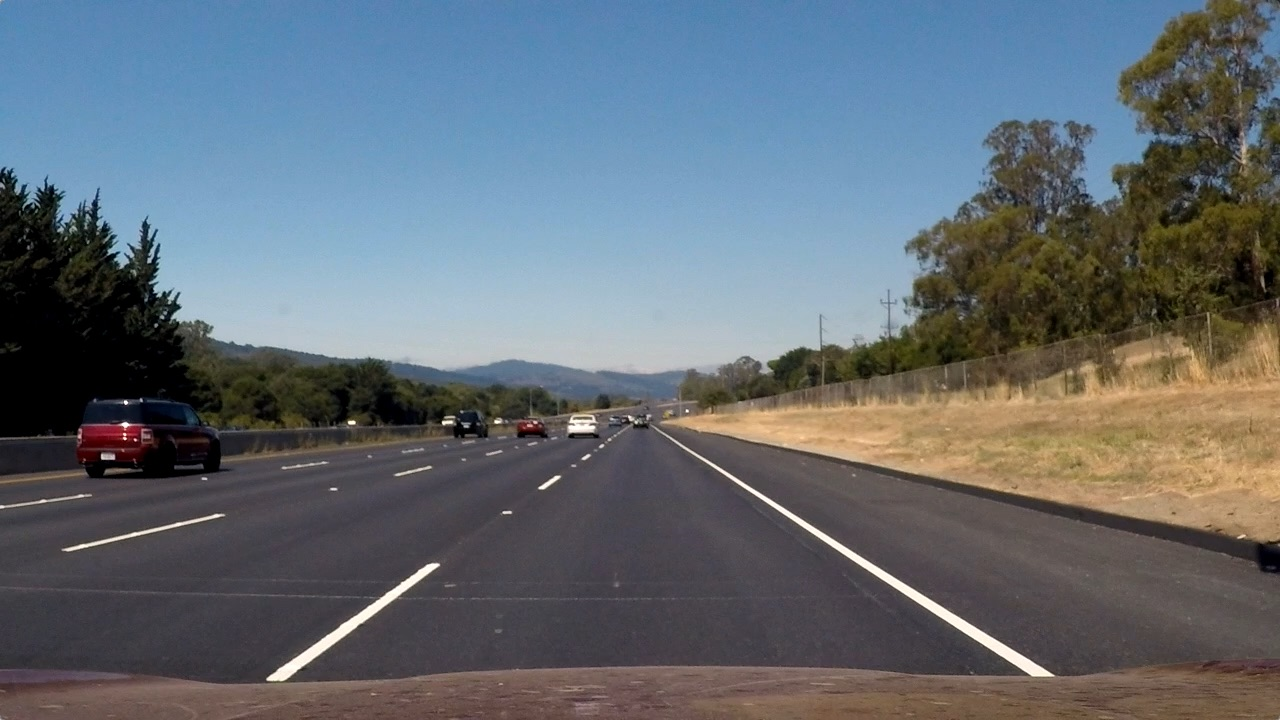
#> input picture 96-advanced-lane-line-detection-master/advanced-lane-line-detection-master/test_images/straight_lines2.jpg, 1280 x 720 px; its folder holds only this picture in this run
$ jupyter execute --allow-errors interactive_evaluation.ipynb   (shell and % lines are left out)   (older library calls are emulated)
#> lines starting #> are read from the running program, lines starting #| are printed output that depends on the picture; after the words box and inside, x2 and y2 are one past the last pixel; in counts of white or black regions, pixels touching at a corner belong together
### 096-advanced-lane-line-detection-master/advanced-lane-line-detection-master/src/Binarizer.py
"""Binarizer"""
import numpy as np
import cv2


class Binarizer():
    """Binarizer - processes an image"""

    def __init__(self):
        """Initialize member variables"""
        self.sobelx = None
        self.sobely = None

    # [36 lines left out: functions process, abs_sobel_threshold, not called in this run]

### 096-advanced-lane-line-detection-master/advanced-lane-line-detection-master/src/CameraCalibrator.py
"""Camera Calibrator"""
import cv2
import pickle
import numpy as np


class CameraCalibrator():
    """Camera Calibrator"""

    def __init__(self):
        """Initialize camera calibrator"""
        self.dist_coefficients = None
        self.undistort_matrix = None

    # [49 lines left out: functions calibrate, undistort, saveParameters, loadParameters, not called in this run]

### 096-advanced-lane-line-detection-master/advanced-lane-line-detection-master/src/Lane.py
"""Define a class to track the lane"""
import cv2
import numpy as np

from Line import Line


class Lane():
    """Represents a road lane"""

    def __init__(self, image_size):
        """Constuct the object."""
        self.left_line = Line(frame_memory=7)
        self.right_line = Line(frame_memory=7)

        self.xm_per_pix = 3.7 / 700  # meters per pixel in x dimension
        self.ym_per_pix = 30 / 720  # meters per pixel in y dimension

        self.polynom_search_margin = 100

        self.image_size = image_size  # Size of input images, usually (720, 1280)

        self.center_polynom = None
        self.center_curvature = 0.0
        self.center_offset = 0.0

        self.undetected_frame_count = 0
        self.previos_detection = False

    # [208 lines left out: functions reset, detect_lane, check_detected_lines, find_line_centers, do_margin_based_search, do_sliding_window_search and 3 more, not called in this run]

### 96-advanced-lane-line-detection-master/advanced-lane-line-detection-master/src/Visualizer.py
"""Visualizer draws information on a given image"""
import cv2
import numpy as np


class Visualizer():
    """Draws various information into an image"""

    def __init__(self, warper):
        """Construct the object."""
        self.warper = warper

    # [66 lines left out: functions draw_debugging_output, draw_text_info, draw_lane_on_road, not called in this run]

### 096-advanced-lane-line-detection-master/advanced-lane-line-detection-master/src/Warper.py
"""Warper"""
import cv2
import numpy as np


class Warper():
    """Image Warper"""

    def __init__(self):
        """Initialize image warper"""
        src_top_left = [590, 450]
        src_top_right = [685, 450]
        src_bottom_right = [1120, 720]
        src_bottom_left = [190, 720]

        dest_top_left = [src_bottom_left[0] + (src_top_left[0] - src_bottom_left[0]) / 2, 0]
        dest_top_right = [src_top_right[0] + (src_bottom_right[0] - src_top_right[0]) / 2, 0]
        dest_bottom_right = [src_top_right[0] + (src_bottom_right[0] - src_top_right[0]) / 2, 720]
        dest_bottom_left = [src_bottom_left[0] + (src_top_left[0] - src_bottom_left[0]) / 2, 720]

        # [8 lines of commented-out code are left out]

        src_warp = np.float32([src_top_left, src_top_right, src_bottom_right, src_bottom_left])
        dest_warp = np.float32([dest_top_left, dest_top_right, dest_bottom_right, dest_bottom_left])

        self.warp_matrix = cv2.getPerspectiveTransform(src_warp, dest_warp)
        self.warp_matrix_inverse = cv2.getPerspectiveTransform(dest_warp, src_warp)

    # [9 lines left out: functions warp, unWarp, not called in this run]

### 96-advanced-lane-line-detection-master/advanced-lane-line-detection-master/interactive_evaluation.ipynb
[cell 1]
# Process all test images in order to find the a good color space and thresholds
import cv2
import glob
import pickle
import matplotlib.pyplot as plt
import numpy as np

# Plot all graphical outputs inline


test_image_files = glob.glob('./test_images/*')

test_images = []

for file in test_image_files:
    img = cv2.imread(file)
#> img is the input picture: shape (720, 1280, 3); mean B, G, R 115.1, 107.7, 99.4
    img = cv2.cvtColor(img, cv2.COLOR_BGR2RGB)
    test_images.append(img)


print('Imgaes loaded')

[cell 2]
# Undistort the images
dist_pickle = pickle.load(open("./camera_cal/calibration_coefficients.p", "rb"))
#> (reads 96-advanced-lane-line-detection-master/advanced-lane-line-detection-master/camera_cal/calibration_coefficients.p from the repository)
mtx = dist_pickle["mtx"]
dist = dist_pickle["dist"]

undistorted_images = []

for img in test_images:
    undist = cv2.undistort(img, mtx, dist, None, mtx)
    undistorted_images.append(undist)
#> this loop made 1 pass
#> after the loop, undistorted_images = 1 item


print('Images undistorted')

[cell 3]
from Binarizer import Binarizer
binarizer = Binarizer()

fig = plt.figure()
fig.set_figwidth(16)
fig.set_figheight(20)

for index, img in enumerate(undistorted_images):
    # Check various threshold values
    yuv = cv2.cvtColor(img, cv2.COLOR_RGB2YUV)
    Y = yuv[:, :, 0]
    U = yuv[:, :, 1]
    V = yuv[:, :, 2]

    Y_binary = np.zeros_like(Y)
    Y_binary[(Y >= 200) & (Y <= 255)] = 1

    U_binary = np.zeros_like(U)
    U_binary[(U >= 200) & (U <= 255)] = 1

    V_binary = np.zeros_like(V)
    V_binary[(V >= 0) & (V <= 100)] = 1


    sobelx = cv2.Sobel(Y, cv2.CV_64F, 1, 0, ksize=13)
    sobely = cv2.Sobel(Y, cv2.CV_64F, 0, 1, ksize=13)

    abs_sobel_x = np.absolute(sobelx)
    scaled_sobel_x = np.uint8(255 * abs_sobel_x / np.max(abs_sobel_x))

    sobel_binary = np.zeros_like(scaled_sobel_x)
    sobel_binary[(scaled_sobel_x >= 20) & (scaled_sobel_x <= 100)] = 1


    abs_sobel_y = np.absolute(sobely)
    scaled_sobel_y = np.uint8(255 * abs_sobel_y / np.max(abs_sobel_y))

    sobel_binary_y = np.zeros_like(scaled_sobel_y)
    sobel_binary_y[(scaled_sobel_y >= 20) & (scaled_sobel_y <= 100)] = 1

    test = np.zeros_like(Y)
    test[(sobel_binary_y == 1) & (sobel_binary == 1) | (Y_binary == 1) | (V_binary == 1)] = 1

    test2 = np.zeros_like(Y)
    test2[(sobel_binary_y == 1) | (Y_binary == 1) | (V_binary == 1)] = 1

    test3 = np.zeros_like(Y)
    test3[(sobel_binary == 1) | (Y_binary == 1) | (V_binary == 1)] = 1

    combined = np.zeros_like(Y)
    combined[(Y_binary == 1) | (V_binary == 1)] = 1


    plot_index = index * 5
    ax = fig.add_subplot(9, 5, plot_index + 1)
    ax.imshow(img)
    ax.axis('off')
    plt.title('Original')

    ax = fig.add_subplot(9, 5, plot_index + 2)
    ax.imshow(test2, cmap='gray')
    ax.axis('off')
    plt.title('sobel_binary')

    ax = fig.add_subplot(9, 5, plot_index + 3)
    ax.imshow(test3, cmap='gray')
    ax.axis('off')
    plt.title('SobelY')

    ax = fig.add_subplot(9, 5, plot_index + 4)
    ax.imshow(test, cmap='gray')
    ax.axis('off')
    plt.title('Test')

    ax = fig.add_subplot(9, 5, plot_index + 5)
    ax.imshow(combined, cmap='gray')
    ax.axis('off')
    plt.title('Best')
#> this loop made 1 pass
#> plot_index on pass 1: 0
#> pass 1, `V = yuv[:, :, 2]`:
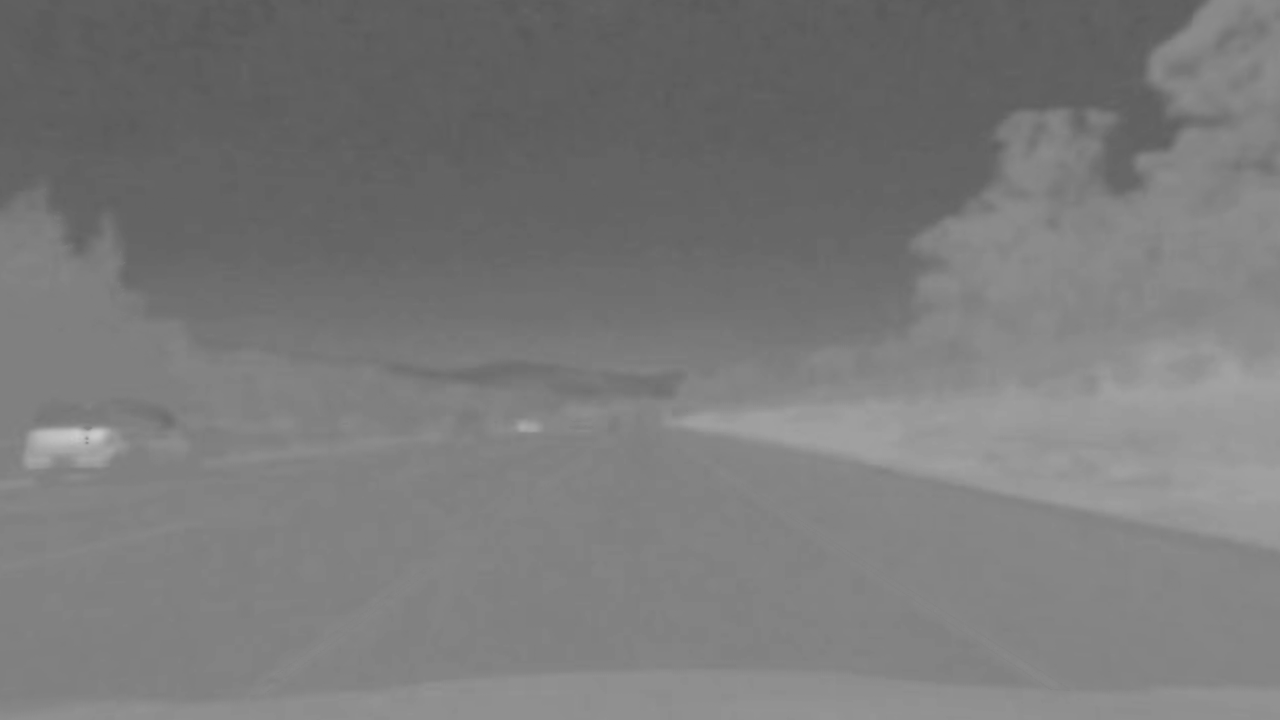
#> V: shape (720, 1280); min 88, max 203, mean 121.9
#> after the loop: U_binary: shape (720, 1280); every value is 0
#> after the loop:
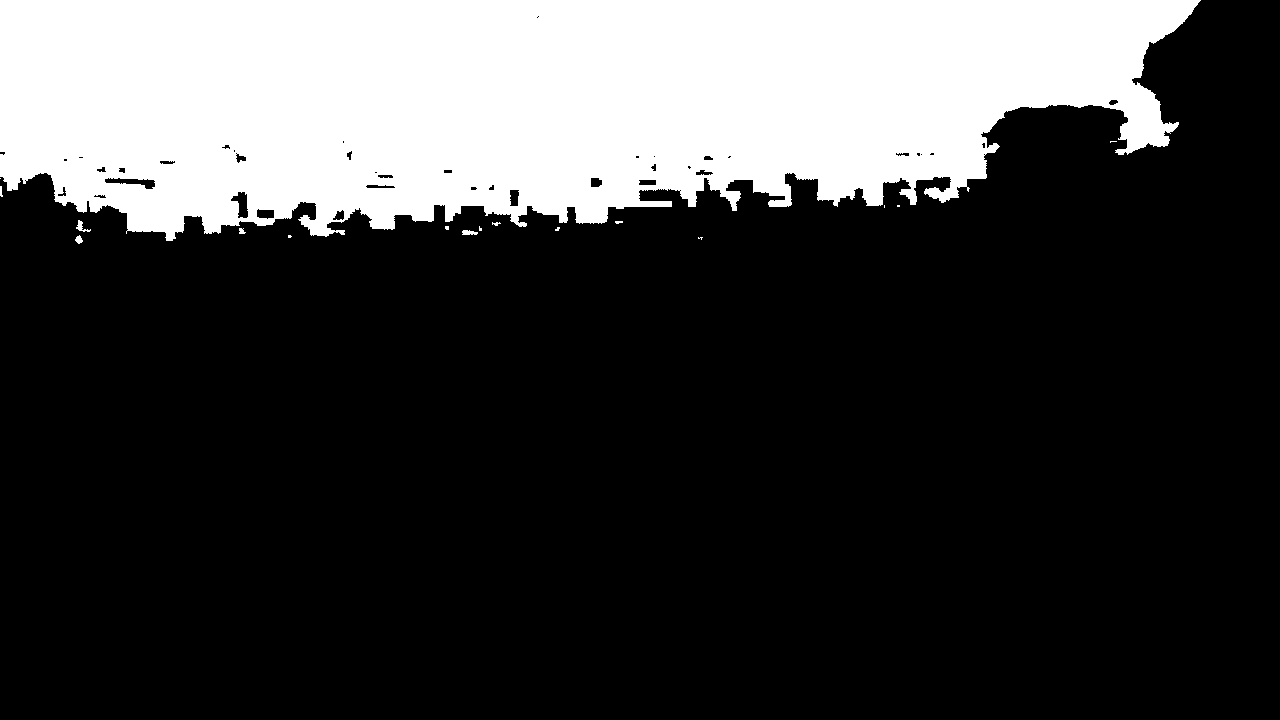
#> V_binary: shape (720, 1280); values 0 (black) and 1 (white), 24.3% white; 17 white regions (10 under 20 px), largest, box (x1, y1, x2, y2) and area: (0, 0, 1201, 241) 223480, (76, 220, 91, 232) 68, (462, 230, 478, 235) 62
#> after the loop: Y_binary: shape (720, 1280); values 0 (black) and 1 (white), 0.71% white; 41 white regions (30 under 20 px), largest, box (x1, y1, x2, y2) and area: (669, 437, 1074, 691) 3214, (245, 567, 435, 697) 2103, (4, 521, 201, 568) 488
#> after the loop: combined: shape (720, 1280); values 0 (black) and 1 (white), 25% white; 58 white regions (40 under 20 px), largest, box (x1, y1, x2, y2) and area: (0, 0, 1201, 241) 223480, (669, 437, 1074, 691) 3214, (245, 567, 435, 697) 2103
#> after the loop: sobel_binary: shape (720, 1280); values 0 (black) and 1 (white), 7.3% white; 1508 white regions (860 under 20 px), largest, box (x1, y1, x2, y2) and area: (645, 423, 1079, 694) 3927, (98, 203, 159, 335) 1934, (240, 564, 440, 701) 1924
#> after the loop:
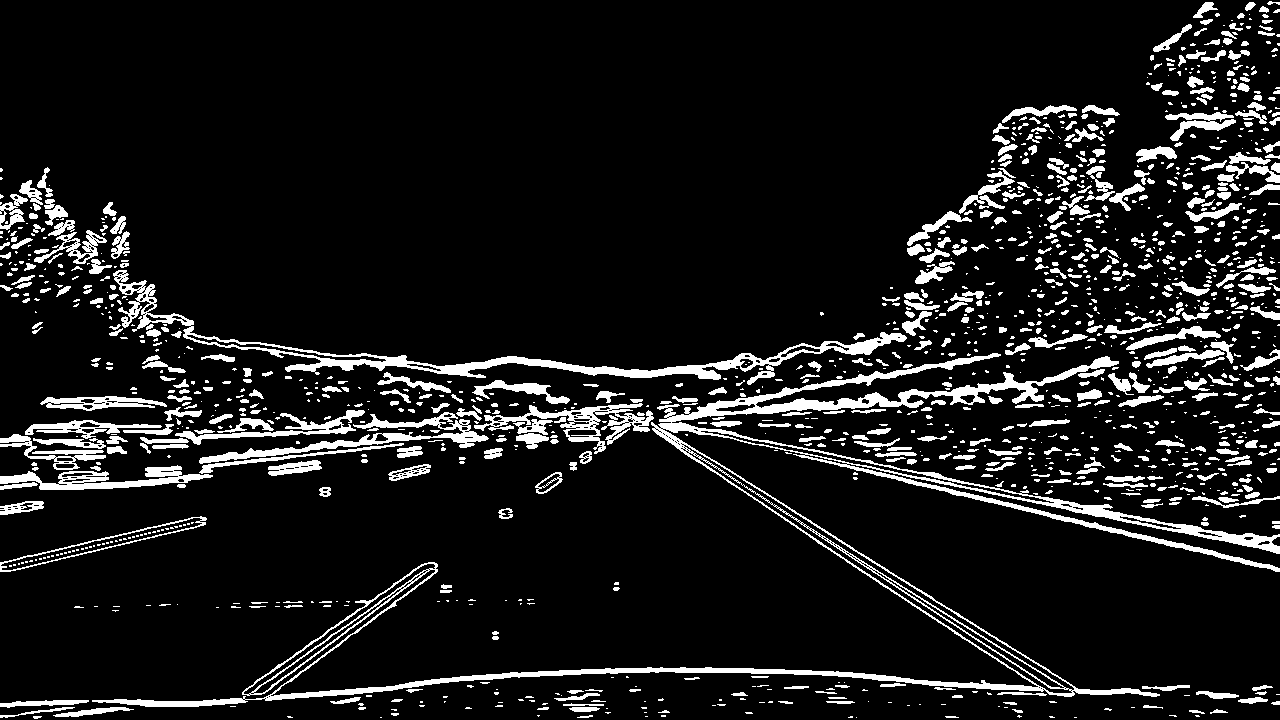
#> sobel_binary_y: shape (720, 1280); values 0 (black) and 1 (white), 10.1% white; 1438 white regions (854 under 20 px), largest, box (x1, y1, x2, y2) and area: (92, 353, 1280, 707) 22222, (113, 270, 907, 385) 7332, (199, 412, 489, 464) 2633
#> after the loop:
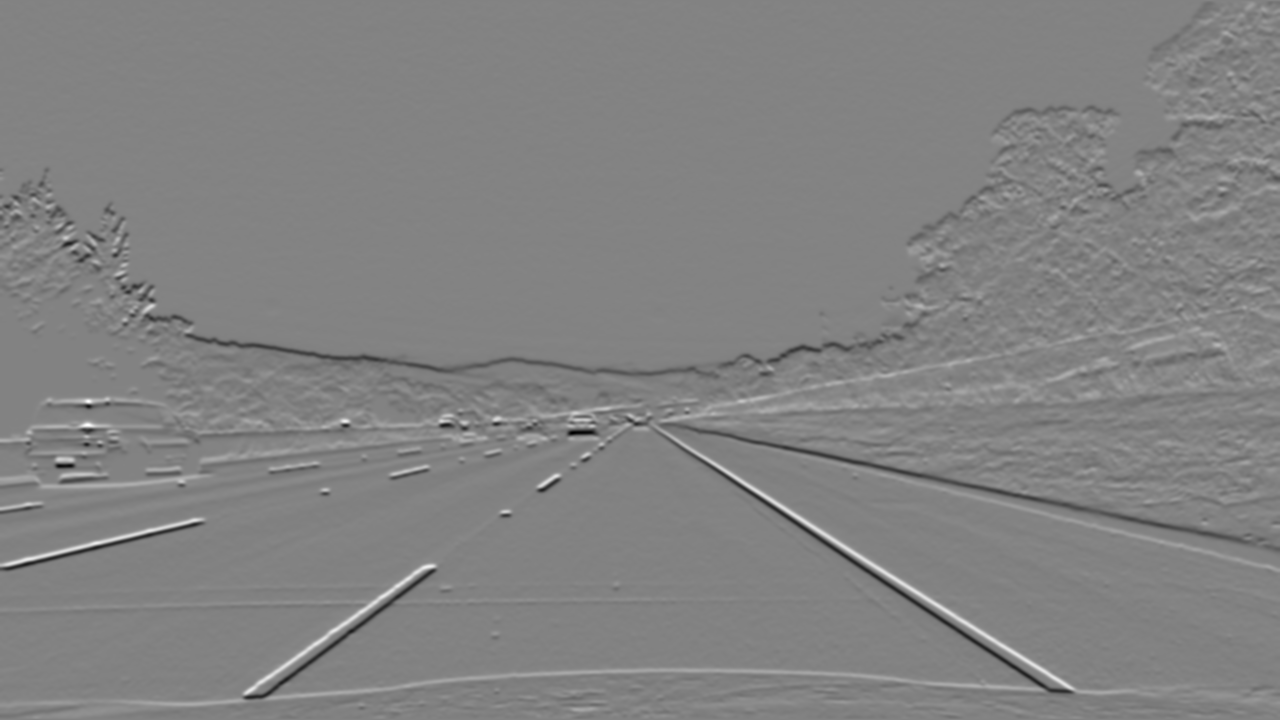
#> sobely: shape (720, 1280) float64; min -375092990, max 357154684, mean -325609.3; drawn with min black and max white
#> after the loop: test: shape (720, 1280); values 0 (black) and 1 (white), 27.9% white; 2092 white regions (1742 under 20 px), largest, box (x1, y1, x2, y2) and area: (0, 0, 1201, 241) 223924, (652, 426, 1079, 694) 5078, (245, 567, 435, 697) 2103
#> after the loop: test2: shape (720, 1280); values 0 (black) and 1 (white), 34.8% white; 1394 white regions (818 under 20 px), largest, box (x1, y1, x2, y2) and area: (0, 0, 1236, 259) 226709, (92, 353, 1280, 707) 25496, (113, 270, 907, 385) 7332
#> after the loop: test3: shape (720, 1280); values 0 (black) and 1 (white), 32% white; 1506 white regions (869 under 20 px), largest, box (x1, y1, x2, y2) and area: (0, 0, 1201, 335) 229241, (645, 423, 1079, 694) 5681, (240, 564, 440, 701) 3166

[cell 4]
# Check color spaces
for index, img in enumerate(undistorted_images):
    fig = plt.figure()
    fig.set_figwidth(16)
    fig.set_figheight(20)

    rgb = img
    gray = cv2.cvtColor(rgb, cv2.COLOR_RGB2GRAY)
    hls = cv2.cvtColor(rgb, cv2.COLOR_RGB2HLS)
    hsv = cv2.cvtColor(rgb, cv2.COLOR_RGB2HSV)
    YCrCb = cv2.cvtColor(rgb, cv2.COLOR_RGB2YCrCb)
    yuv = cv2.cvtColor(rgb, cv2.COLOR_RGB2YUV)

    # Print original and gray
    ax = fig.add_subplot(6, 3, 1)
    ax.imshow(rgb)
    plt.title('Original')

    ax = fig.add_subplot(6, 3, 2)
    ax.imshow(gray, cmap='gray')
    ax.axis('off')
    plt.title('Gray')

    # Print RGB
    ax = fig.add_subplot(6, 3, 4)
    ax.imshow(rgb[:,:,0], cmap='gray')
    ax.axis('off')
    plt.title('R')

    ax = fig.add_subplot(6, 3, 5)
    ax.imshow(rgb[:,:,1], cmap='gray')
    ax.axis('off')
    plt.title('G')

    ax = fig.add_subplot(6, 3, 6)
    ax.imshow(rgb[:,:,2], cmap='gray')
    ax.axis('off')
    plt.title('B')

    # Print HLS
    ax = fig.add_subplot(6, 3, 7)
    ax.imshow(hls[:,:,0], cmap='gray')
    ax.axis('off')
    plt.title('H')

    ax = fig.add_subplot(6, 3, 8)
    ax.imshow(hls[:,:,1], cmap='gray')
    ax.axis('off')
    plt.title('L')

    ax = fig.add_subplot(6, 3, 9)
    ax.imshow(hls[:,:,2], cmap='gray')
    ax.axis('off')
    plt.title('S')

    # Print HSV
    ax = fig.add_subplot(6, 3, 10)
    ax.imshow(hsv[:,:,0], cmap='gray')
    ax.axis('off')
    plt.title('H')

    ax = fig.add_subplot(6, 3, 11)
    ax.imshow(hsv[:,:,1], cmap='gray')
    ax.axis('off')
    plt.title('S')

    ax = fig.add_subplot(6, 3, 12)
    ax.imshow(hsv[:,:,2], cmap='gray')
    ax.axis('off')
    plt.title('V')

    # Print YCrCb
    ax = fig.add_subplot(6, 3, 13)
    ax.imshow(YCrCb[:,:,0], cmap='gray')
    ax.axis('off')
    plt.title('Y')

    ax = fig.add_subplot(6, 3, 14)
    ax.imshow(YCrCb[:,:,1], cmap='gray')
    ax.axis('off')
    plt.title('Cr')

    ax = fig.add_subplot(6, 3, 15)
    ax.imshow(YCrCb[:,:,2], cmap='gray')
    ax.axis('off')
    plt.title('Cb')

    # Print YUV
    ax = fig.add_subplot(6, 3, 16)
    ax.imshow(yuv[:,:,0], cmap='gray')
    ax.axis('off')
    plt.title('Y')

    ax = fig.add_subplot(6, 3, 17)
    ax.imshow(yuv[:,:,1], cmap='gray')
    ax.axis('off')
    plt.title('U')

    ax = fig.add_subplot(6, 3, 18)
    ax.imshow(yuv[:,:,2], cmap='gray')
    ax.axis('off')
    plt.title('V')
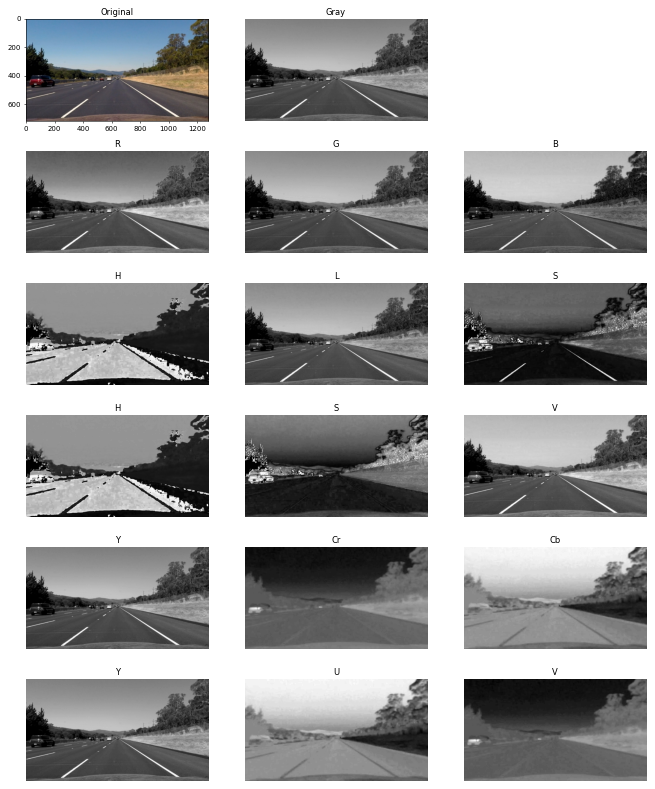
#> figure drawn by matplotlib, 17 panels

[cell 5]
# Process pipeline
from Binarizer import Binarizer
from CameraCalibrator import CameraCalibrator
from Lane import Lane
from moviepy.editor import VideoFileClip
from optparse import OptionParser
from Visualizer import Visualizer
from Warper import Warper


# =============================================================================
# Create processing instances
# =============================================================================
calibrator = CameraCalibrator()
binarizer = Binarizer()
warper = Warper()
visualizer = Visualizer(warper)
#> (the rest of this cell did not finish here and is left out)


calibrator.loadParameters("./camera_cal/calibration_coefficients.p")


# =============================================================================
# Preprocessing pipeline
# =============================================================================
def process_image(image):
    """Process a single image"""
    undist = calibrator.undistort(image)
    binarized = binarizer.process(undist)
    warped = warper.warp(binarized)

    lane.reset()
    lane.detect_lane(warped)

    debug_image = lane.get_debug_image(warped)

    visualizer.draw_debugging_output(undist, binarized, warped, debug_image)
    visualizer.draw_text_info(undist, lane.center_curvature, lane.center_offset)
    result = visualizer.draw_lane_on_road(undist, lane)

    return result


# [21 lines of commented-out code are left out]

[cell 6]
# Generate individual pipline stage images
from Binarizer import Binarizer
from CameraCalibrator import CameraCalibrator
from Lane import Lane
from moviepy.editor import VideoFileClip
from optparse import OptionParser
from Visualizer import Visualizer
from Warper import Warper


# =============================================================================
# Create processing instances
# =============================================================================
calibrator = CameraCalibrator()
binarizer = Binarizer()
warper = Warper()
visualizer = Visualizer(warper)
#> (the rest of this cell did not finish here and is left out)
